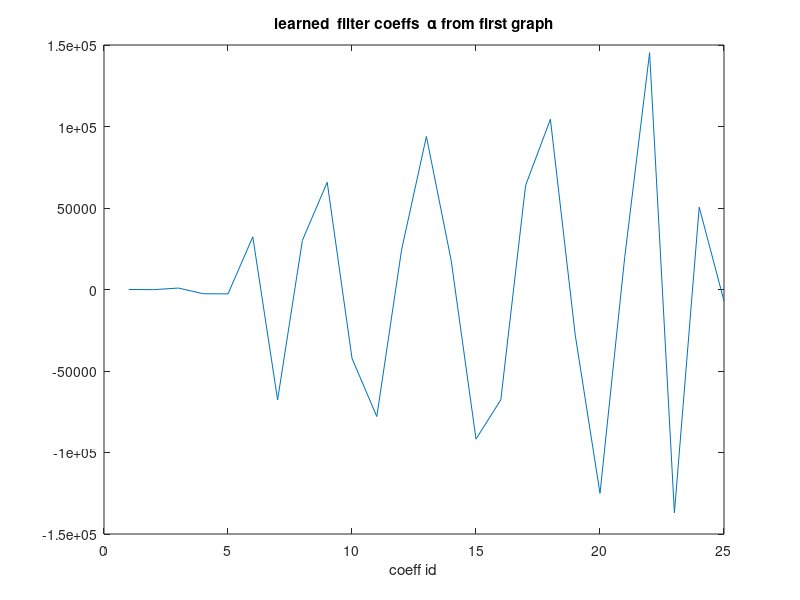

Source code (MATLAB): (Note: this script raises an error after producing the figure.)
clear all
close all
clc

% load predefined W matrix for 100 nodes
load mydata


% calculate combinatorial Laplacian Matrix
d = sum(W,2);
L = diag(d)-W;
% calculate  Laplacian Matrix

% find eigenvector and eigenvalues of combinatorial Laplacian
[u v]=eig(L);
% make eignevalue as vector
v=diag(v);
v(v<0)=0;
% get maximum eigenvalue
lmax=max(v);
%v=v/lmax;


% create signal where first node is 1 rest of them zero
s=zeros(size(W,1),1);
s(1)=1;

% determine filter
K=25;
C=ones(size(W,1),1);
for i=1:K-1
    C=[C v.^(i/5)];
end
C(isinf(C))=0;

U=zeros(10000,100);
S=zeros(100,10000);
it=0;
for i=1:100:10000
    it=it+1;
    for j=1:100
        U(i:i+100-1,j)=u(:,j)*u(it,j);
    end
    S(it,i:i+100-1)=s';
end



A=S*U*C;

% determine filter
flt =exp(-20*v);
% apply that filter on to graph signal
sf=u*(flt.*(u'*s));

alpha=pinv(A)*sf;


flt=C*alpha;

figure;plot(alpha);
xlabel('coeff id');
title('learned  filter coeffs  \alpha from first graph');


% apply that filter on to graph signal
sf=u*diag(flt)*u'*s;


% visualize input and result
run gspbox/gsp_start
%coord=u(:,2:4);
G=gsp_graph(W,coord);
%figure;gsp_plot_signal(G,s)
%title('Input signal');
figure;gsp_plot_signal(G,sf)
title('Filtered signal on first Graph');


load data2

        

% calculate combinatorial Laplacian Matrix
d = sum(WW,2);
L = diag(d)-WW;
% calculate  Laplacian Matrix

% find eigenvector and eigenvalues of combinatorial Laplacian
[u v]=eig(L);


% make eignevalue as vector
v=diag(v);
% get maximum eigenvalue
lmax=max(v);
v(v<0)=0;
%v=v/lmax;

% create signal where first node is 1 rest of them zero
s=zeros(size(WW,1),1);
s(1)=1;

% determine filter

C=ones(size(WW,1),1);
for i=1:K-1
    C=[C v.^(i/5)];
end
C(isinf(C))=0;
flt=C*alpha;


% apply that filter on to graph signal
sf2=u*diag(flt)*u'*s;

% determine filter
flt =exp(-20*v);
% apply that filter on to graph signal
sf=u*diag(flt)*u'*s;



G=gsp_graph(WW,coord2);
%figure;gsp_plot_signal(G,s)
%title('Input signal');
figure;gsp_plot_signal(G,sf2)
title('Filtered signal on second graph by learned coeff');

figure;gsp_plot_signal(G,sf)
title('Filtered signal on second graph by standart filter');

figure;plot(sf2);hold on;plot(sf,'r-')
xlabel('node id')
legend({'filter result by learned coeff','filter result by standart filter'})

